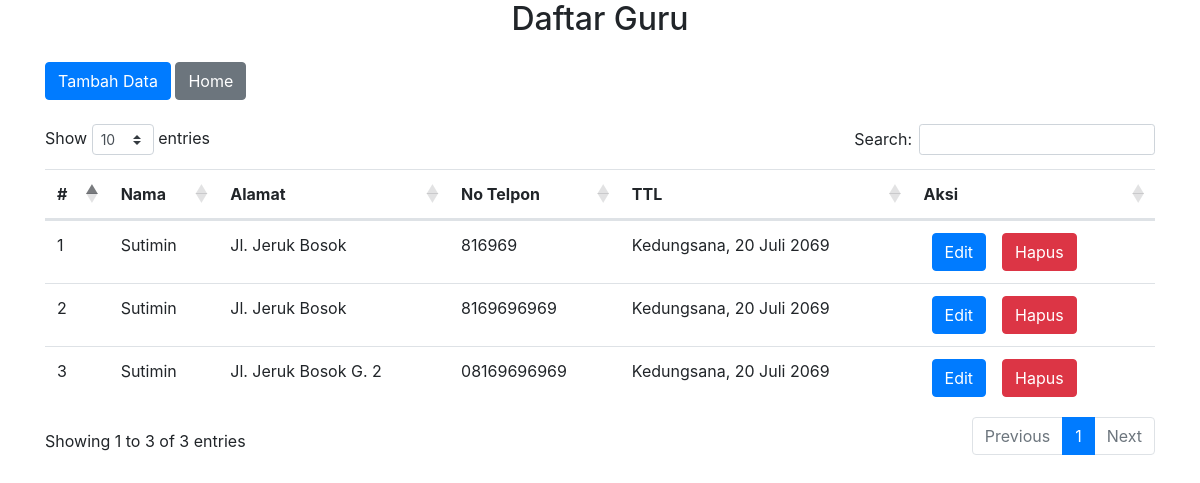
The app's page /pertemuan_14/data_guru.php with its own data.
### tables this page shows
CREATE TABLE `guru` (
  `id_guru` int(255) NOT NULL,
  `nama` varchar(50) NOT NULL,
  `alamat` varchar(50) NOT NULL,
  `telp` text NOT NULL,
  `ttl` varchar(100) NOT NULL
);

### pertemuan_14/fungsi.php (called while the page is built, shortened)
<?php
$conn = mysqli_connect('localhost', 'root', '', 'pertemuan_14');
function allguru() {
	global $conn;
	$query = mysqli_query($conn, 'select * from guru');
	return $query;
}
?>

### pertemuan_14/data_guru.php (the view, shortened to what this page needs)
<?php
require "fungsi.php";
$data = allguru();
?>
<!DOCTYPE html>
<html lang="en">
<head>
	<link rel="stylesheet" type="text/css" href="https://cdn.datatables.net/1.10.20/css/dataTables.bootstrap4.min.css">
	<link rel="stylesheet" href="https://stackpath.bootstrapcdn.com/bootstrap/4.3.1/css/bootstrap.min.css">
</head>
<body>
<div class="container">
	<h2 class="mb-4 text-center">Daftar Guru</h2>
	<a href="create_guru.php" class="btn btn-primary">Tambah Data</a>
	<a href="index.php" class="btn btn-secondary">Home</a>
	<table class="table mt-4" id="table-data">
		<thead>
			<tr>
				<th>#</th>
				<th>Nama</th>
				<th>Alamat</th>
				<th>No Telpon</th>
				<th>TTL</th>
				<th>Aksi</th>
			</tr>
		</thead>
		<tbody>
		<?php
		foreach ($data as $guru) {
			echo "<tr>
				<td>" . $guru['id_guru'] . "</td>
				<td>" . $guru['nama'] . "</td>
				<td>" . $guru['alamat'] . "</td>
				<td>" . $guru['telp'] . "</td>
				<td>" . $guru['ttl'] . "</td>
				<td><a href='edit_guru.php?id=" . $guru['id_guru'] . "' class='btn btn-primary mx-2'>Edit</a><a onclick='return confirm('Anda yakin untuk menghapus data " .$guru['nama'] . "?')' href='hapus_guru.php?id=" . $guru['id_guru'] . "' class='mx-2 btn btn-danger'>Hapus</a></td>
			</tr>";
		}
		?>
		</tbody>
	</table>
</div>
</body>
</html>

### records on screen
guru: id_guru "1", nama "Sutimin", alamat "Jl. Jeruk Bosok", telp "816969", ttl "Kedungsana, 20 Juli 2069"
guru: id_guru "2", nama "Sutimin", alamat "Jl. Jeruk Bosok", telp "8169696969", ttl "Kedungsana, 20 Juli 2069"
guru: id_guru "3", nama "Sutimin", alamat "Jl. Jeruk Bosok G. 2", telp "08169696969", ttl "Kedungsana, 20 Juli 2069"
